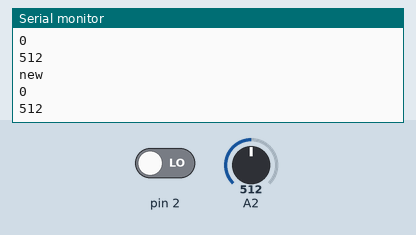
Simulated run of this sketch. Board: Arduino Uno, built with avr-gcc and run on an emulated ATmega328P. On the bench: the last lines printed to the serial monitor. The test bench sets the inputs (shaded band); at power-on: A2 = 512, pin 2 LOW.

Above: at 1.2 s.
1.3 s: A2 set to 716
At 1.9 s:
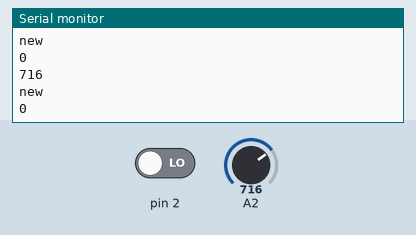
2.8 s: pin 2 driven HIGH
4.3 s: A2 set to 900
At 5.1 s:
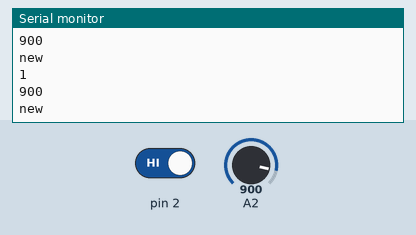
Timing chart, 0 to 7.3 s (numbered marks = the images above; inputs shaded):
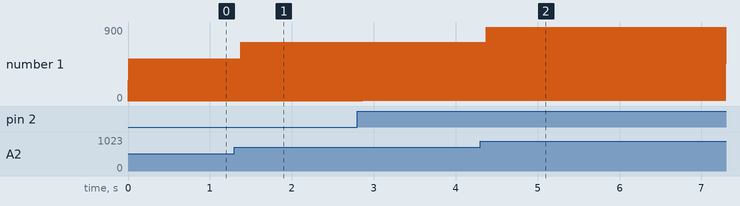

The sketch:

sketch_dec19a.ino
```cpp
int foo = 0;

void setup()
{
  attachInterrupt(0 , HTSPB, RISING);
  Serial.begin(9600);
}

void loop()
{
  Serial.println("new");
  Serial.println(foo);
  Serial.println(analogRead(2));
}

void HTSPB()
{
   if(foo == 0)
    {
     foo = 1;
   }
   else
   {
     foo = 0;
   }
}
```

Measured:
- after the input at 1.3 s, the serial monitor: prints a new line after 0.07 s (image 1)
- after the input at 4.3 s, the serial monitor: prints a new line after 0.08 s (image 2)
- plotted number 1: 512 → 716 after the input at 1.3 s, 716 → 900 after the input at 4.3 s
